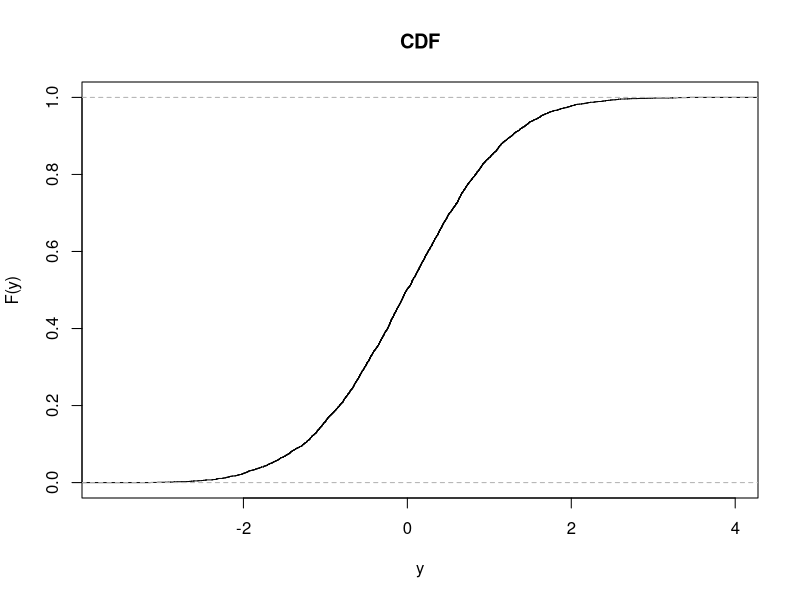
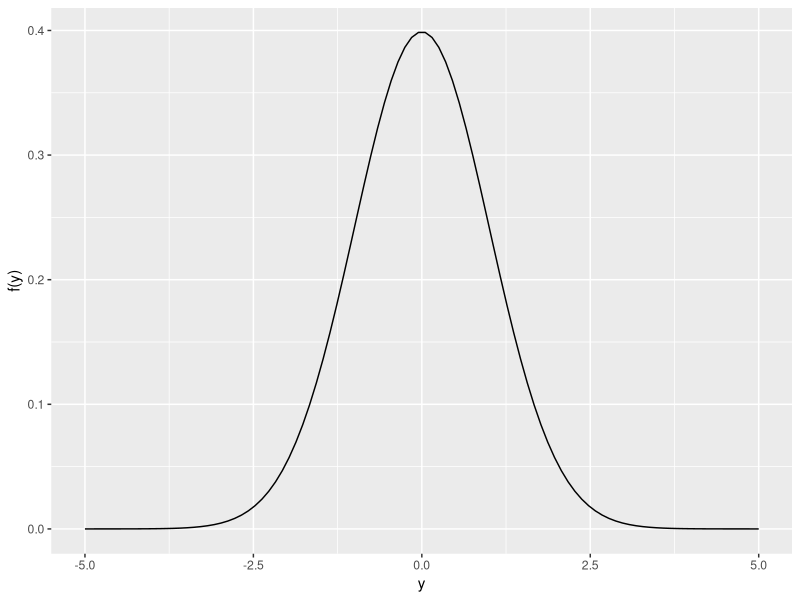
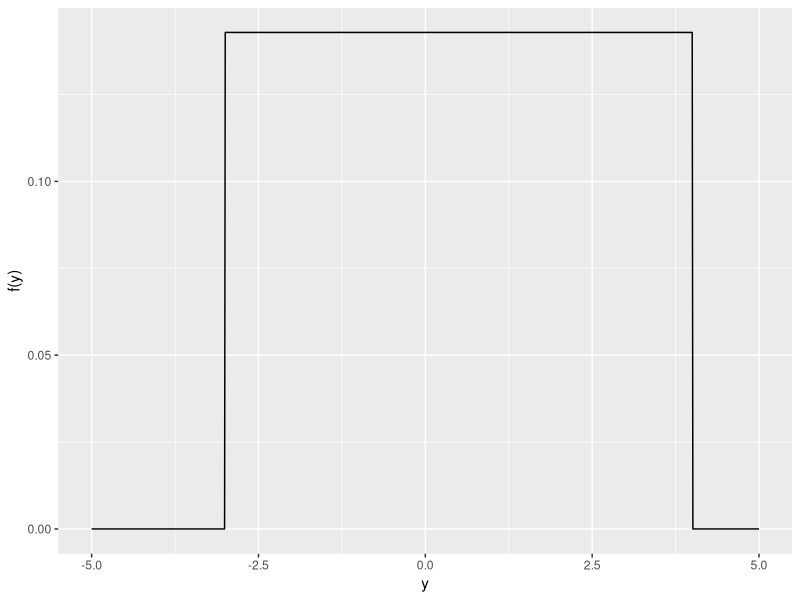
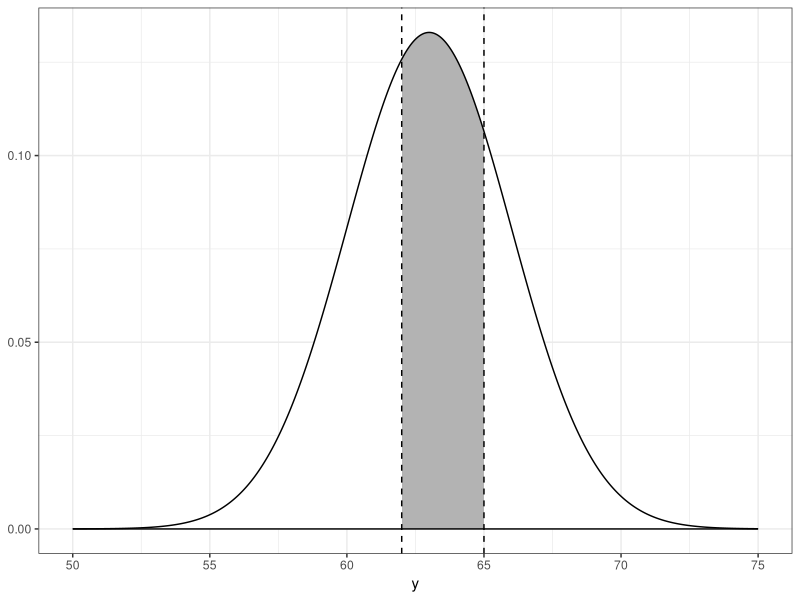

Generate these figures, in order, with R:
## ---- chunk 1
set.seed(123)
options(width=60)
knitr::opts_chunk$set(fig.align='center',fig.width=9,fig.height=5)
def.chunk.hook  <- knitr::knit_hooks$get("chunk")
knitr::knit_hooks$set(chunk = function(x, options) {
  x <- def.chunk.hook(x, options)
  ifelse(options$size != "normalsize", paste0("\n \\", options$size,"\n\n", x, "\n\n \\normalsize"), x)
})
require(tidyverse)
## ---- chunk 2
# create sample data
sample_Data = rnorm(5000)
  
# calculate CDF 
CDF <- ecdf(sample_Data )

# draw the cdf plot
plot(CDF,main = 'CDF',ylab = 'F(y)',xlab = 'y')
## ---- chunk 3
require(tidyverse)
data.frame(py = dnorm(seq(-5,5,length.out = 100)),y = seq(-5,5,length.out = 100)) %>%
  ggplot(aes(x = y,y = py)) + 
  geom_line() + 
  labs(x = 'y',y = 'f(y)')
## ---- chunk 4
data.frame(py = dunif(seq(-5,5,length.out = 1000),min = -3,max = 4),y = seq(-5,5,length.out = 1000)) %>%
  ggplot(aes(x = y,y = py)) + 
  geom_line() + 
  labs(x = 'y',y = 'f(y)')
## ---- chunk 5
require(tidyverse)
data.frame(y = seq(50,75,length.out = 1000)) %>%
  mutate(py = dnorm(y,mean = 63,sd = 3)) %>%
  mutate(area = y >= 62 & y <= 65) %>%
  ggplot(aes(x = y,ymin = 0,ymax = py,fill = area)) + 
  geom_ribbon() +
  geom_ribbon(fill = NA,color = 'black') + 
  scale_fill_manual(guide = 'none',values = c('white','grey70')) + 
  theme_bw() + 
  geom_vline(xintercept = c(62,65),linetype = 'dashed')
